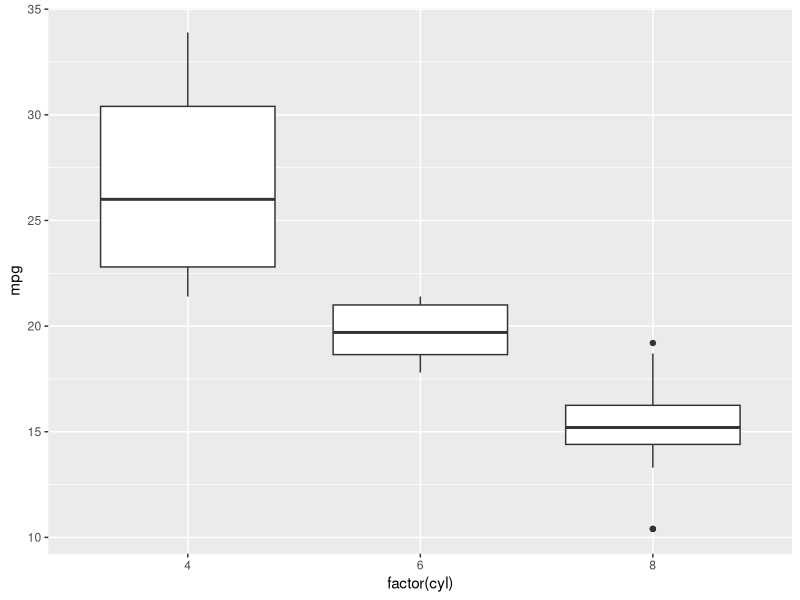
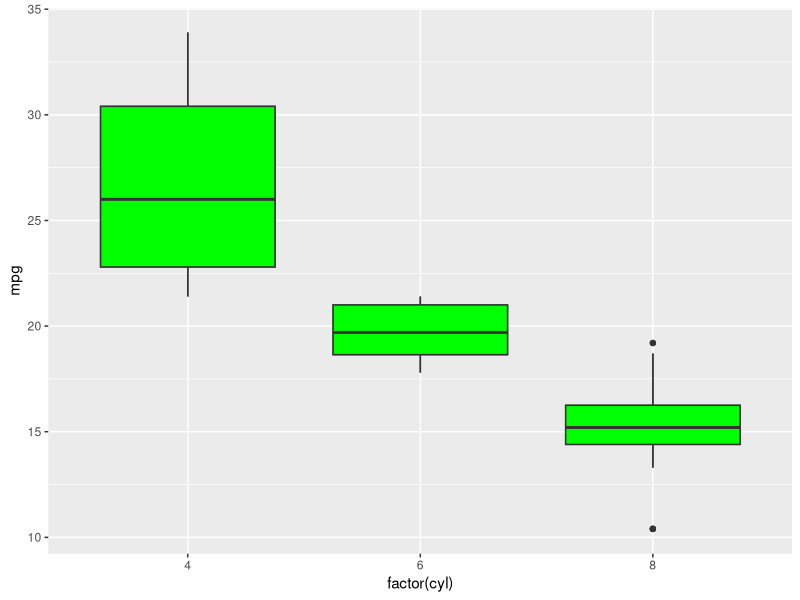
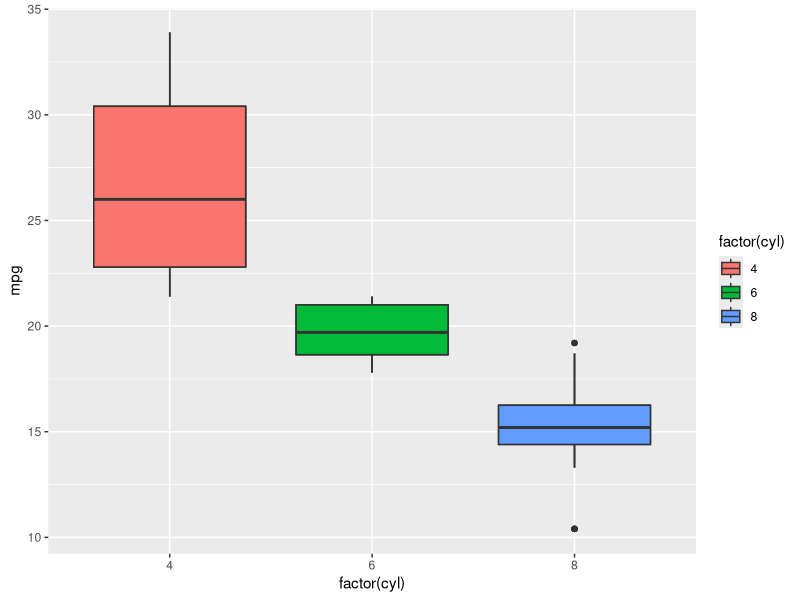
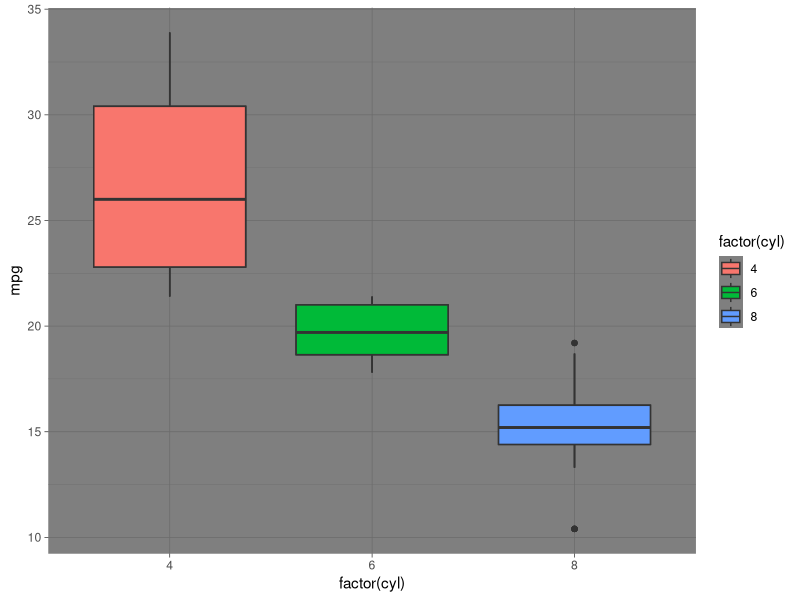

Write R code to recreate these figures, in order.
# Title     : TODO
# Objective : TODO
# Created by: adria
# Created on: 27/08/2020

# Boxplots o diagramas de caja
library(ggplot2)
datos <- mtcars

# factor toma las columnas seleccionadas como referencia, p. ej: cyl como categorias, o como se conoce en estadistica variables cualitativas
grafico <- ggplot(datos, aes(x=factor(cyl), y=mpg))
grafico <- grafico + geom_boxplot()
print(grafico)

# Cambiar color
grafico <- grafico + geom_boxplot(fill='green')
print(grafico)

# Cambiar en funcion de la columna
grafico <- grafico + geom_boxplot(aes(fill=factor(cyl)))
print(grafico)

# Tipos de tema para el grafico
grafico <- grafico + theme_dark()
print(grafico)
